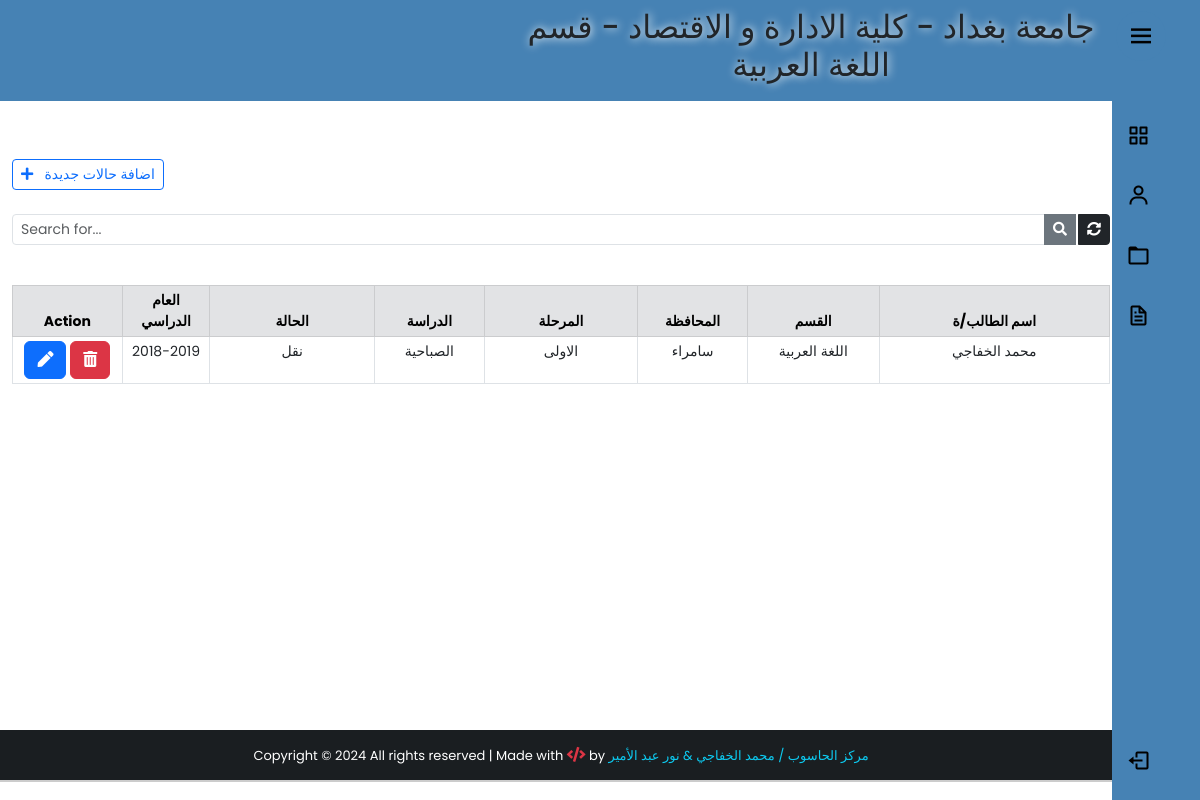
Screenshot of /backendState/ (signed in) with the database file from the repository.
### app/models.py (models this page shows, shortened)
class UserProfile(models.Model):
    user = models.OneToOneField(User,on_delete=models.PROTECT,verbose_name="اسم المستخدم")
    Dname = models.ForeignKey(Department,on_delete=models.PROTECT,verbose_name="القسم")
    Cname = models.ForeignKey(City,on_delete=models.PROTECT,verbose_name="المحافظة")
    class Meta:
        verbose_name_plural = "بروفايل المستخدمين"

class Department(models.Model):
    Dname = models.CharField(max_length=100,verbose_name="القسم")
    def __str__(self):
        return self.Dname
    class Meta:
        verbose_name_plural = "الاقسام العلمية"

class StudentStatus(models.Model):
    state_list = (
        ("استضافة","استضافة"),
        ("نقل", "نقل"),
        ("تأجيل", "تأجيل"),
        ("رسوب", "رسوب"),
        ("ترقين قيد", "ترقين قيد"),
    )
    stage_list = (
        ("الاولى", "الاولى"),
        ("الثانية", "الثانية"),
        ("الثالثة", "الثالثة"),
        ("الرابعة", "الرابعة"),
    )
    study_list = (
        ("الصباحية", "الصباحية"),
        ("المسائية", "المسائية"),
    )
    user = models.CharField(max_length=100, verbose_name="اسم المستخدم")
    name = models.CharField(max_length=100, verbose_name="اسم الطالب/ة")
    Dname = models.CharField(max_length=100, verbose_name="القسم")
    Cname = models.CharField(max_length=100, verbose_name="المحافظة")
    stage = models.CharField(max_length=50, verbose_name="المرحلة", choices=stage_list)
    state = models.CharField(max_length=100, verbose_name="حالة الطالب",choices=state_list)
    year = models.CharField(max_length=50, verbose_name="العام الدراسي")
    study = models.CharField(max_length=20,verbose_name="الدراسة", choices=study_list,null=True)
    note = models.TextField(blank=True, null=True, verbose_name="الملاحظات")
    created_at = models.DateTimeField(auto_now_add=True)
    class Meta:
        verbose_name_plural = "حالات الطلبة"

### app/views.py (the view)
# urls.py: path('backendState/', views.backendState, name='backendState'),
@cache_control(no_cache=True, must_revalidate=True, no_store=True)
@login_required(login_url='login')
def backendState(request):
    if 'q' in request.GET:
        q = request.GET['q']
        user = request.user.userprofile
        all_student_list = StudentStatus.objects.filter(
            Q(name__icontains=q) | Q(state=q) | Q(
                stage=q) | Q(study=q)
        ).order_by('-created_at')
        all_student_list=all_student_list.filter(Dname=user.Dname,Cname=user.Cname,user=user.user)
    else:
        user = request.user.userprofile
        all_student_list = StudentStatus.objects.all().filter(
            user=user.user, Dname=user.Dname, Cname=user.Cname).order_by('-created_at')
    paginator = Paginator(all_student_list, 5)
    page = request.GET.get('page')
    all_students_state = paginator.get_page(page)
    context = {
        'stdState': all_students_state,
        'user': user,
    }
    return render(request, 'students_status/backend-state.html', context)

### app/models.py (called while the page is built)
    def __str__(self):
        return self.Cname

### app/templates/students_status/backend-state.html (shortened to what this page needs)
{% extends 'base2.html' %}
{% block content %}
<div class="container" style="padding-top:10px;">
     <br><br>
     <div class="d-flex justify-content-between">
          <a href="{% url 'add_studentState' %}" class="btn btn-outline-primary btn-sm"> <i class="fas fa-plus"></i>&nbsp;&nbsp; اضافة حالات جديدة</a>
     </div>
     <form action="">
          <div class="input-group input-group-sm mb-3 mt-4">
               <input type="text" name="q" class="form-control" placeholder="Search for..." value="{{ request.GET.q }}">
               <button class="btn btn-secondary"><i class="fas fa-search"></i></button>
               <a href="{% url 'backendState' %}" class="btn btn-dark" style="margin-left:2px;"><i class="fas fa-sync-alt"></i></a>
          </div>
     </form>
     <center>
          <table class="table table-bordered table-sm mt-4" style="text-align: center; font-size: 14px;">
               <thead class="table-secondary">
                  <div class="row">
                    <tr>
                         <th class="col-lg-2 col-sm-1" style="width:10%;" colspan="1">Action</th>
                         <th class="col-lg-2 col-sm-1" style="width:8%;">العام الدراسي</th>
                         <th class="col-lg-2 col-sm-1" style="width:15%;">الحالة</th>
                         <th class="col-lg-2 col-sm-1" style="width:10%;">الدراسة </th>
                         <th class="col-lg-2 col-sm-1" style="width:14%;">المرحلة </th>
                         <th class="col-lg-2 col-sm-1" style="width:10%;">المحافظة</th>
                         <th class="col-lg-2 col-sm-1" style="width:12%;">القسم</th>
                         <th class="col-lg-2 col-sm-1" style="width:21%;">اسم الطالب/ة</th>
                    </tr>
              </div>
               </thead>
               {% for std in stdState %}
               <tr>
                     <td id="responsive-border">
                         <a href="/studentState/{{std.id}}" class="btn btn-primary " title="Edit patient">
                              <i class="fas fa-pen"></i>
                         </a>
                         <a class="btn btn-secondary btn-danger" title="Remove patient" data-bs-toggle="modal" data-bs-target="#deleteModal{{std.pk}}">
                              <i class="fas fa-trash-alt"></i>
                         </a>
                     </td>
                    <td id="responsive-border"data-label="العام الدراسي ">{{std.year}}</td>
                    <td id="responsive-border"data-label="الحالة">{{std.state}}</td>
                    <td id="responsive-border"data-label="الدراسة">{{std.study}}</td>
                    <td id="responsive-border"data-label="المرحلة">{{std.stage}}</td>
                    <td id="responsive-border"data-label="المحافظة">{{std.Cname}}</td>
                    <td id="responsive-border"data-label="القسم">{{std.Dname}}</td>
                    <td id="responsive-border"data-label="اسم الطالب/ة"id="top-table">{{std.name}}</td>
               </tr>
               {% endfor %}
          </table>
     </center>
    <br> <br>
     </div>
{% endblock content %}

### app/templates/base2.html (shortened to what this page needs)
{% load static %}
<!DOCTYPE html>
<html lang="en">
  <head>
    <link
      rel="stylesheet"
      href="https://cdn.jsdelivr.net/npm/bootstrap@5.3.0-alpha1/dist/css/bootstrap.min.css"
    />
    <link
      rel="stylesheet"
      href="https://use.fontawesome.com/releases/v5.15.4/css/all.css"
    />
    <link rel="stylesheet" href="{% static 'css/bootstrap.css' %}" />
    <link rel="stylesheet" href="{% static 'css/style.css' %}" />
  </head>
  <body style="overflow: scroll">
    {% include 'sidebar-dark.html' %}
    <div class="wrapper">
      <header id="hpage">
        <nav
          class="navbar navbar-expand-id navbar-dark"
          style="background-color: steelblue; text-align: center"
        >
          <h2 class="text-dark text-outline-primary font-effect-fire" style="
          margin-left:500px; text-shadow: #fff 1px 0 10px; font-family: "Sofia",
          sans-serif; font-size: 20px;"> جامعة بغداد - كلية الادارة و الاقتصاد -
          قسم {{user.Dname}}
        </nav>
      </header>
      {% block content %} {% endblock content %}
    </div>
    {% include 'footer.html' %}
  </body>
</html>

### std_collage/static/css/style.css (style rules this page uses)
html , body { margin: 0; max-width: 100%; }
.wrapper { min-height:100%; margin-bottom: -70px; }

### std_collage/static/css/sidebar-dark.css (style rules this page uses)
* { margin: 0; padding: 0; box-sizing: border-box; font-family: 'Poppins', sans-serif; }
:root { --body-color: white; --sidebar-color: steelblue; --primary-color: white; --primary-color-light: #F6F5FF; --toggle-color: black; --text-color: black; --tran-03: all 0.2s ease; --tran-03: all 0.3s ease; --tran-04: all 0.3s ease; --tran-05: all 0.3s ease; }
body { min-height: 100vh; background-color: var(--body-color); transition: var(--tran-05); }

### rows the page displays
UserProfile: Dname "اللغة العربية"
StudentStatus: year "2018-2019", state "نقل", study "الصباحية", stage "الاولى", Cname "سامراء", Dname "اللغة العربية", name "محمد الخفاجي"
